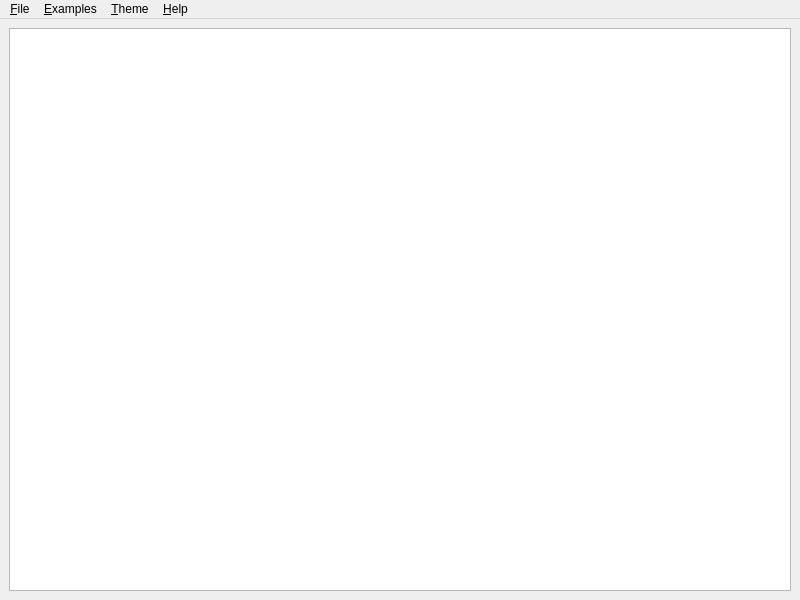
<?xml version="1.0" encoding="UTF-8"?>
<ui version="4.0">
 <class>MainWindow</class>
 <widget class="QMainWindow" name="MainWindow">
  <property name="geometry">
   <rect>
    <x>0</x>
    <y>0</y>
    <width>800</width>
    <height>600</height>
   </rect>
  </property>
  <property name="windowTitle">
   <string>REVIDE</string>
  </property>
  <property name="windowIcon">
   <iconset resource="resources.qrc">
    <normaloff>:/images/necromancer.svg</normaloff>:/images/necromancer.svg</iconset>
  </property>
  <widget class="QWidget" name="centralwidget">
   <layout class="QVBoxLayout" name="verticalLayout">
    <item>
     <widget class="QPlainTextEdit" name="plainTextLog">
      <property name="font">
       <font>
        <family>Lucida Console</family>
       </font>
      </property>
     </widget>
    </item>
   </layout>
  </widget>
  <widget class="QMenuBar" name="menubar">
   <property name="geometry">
    <rect>
     <x>0</x>
     <y>0</y>
     <width>800</width>
     <height>21</height>
    </rect>
   </property>
   <widget class="QMenu" name="menu_Examples">
    <property name="title">
     <string>&amp;Examples</string>
    </property>
   </widget>
   <widget class="QMenu" name="menu_Theme">
    <property name="title">
     <string>&amp;Theme</string>
    </property>
   </widget>
   <widget class="QMenu" name="menu_File">
    <property name="title">
     <string>&amp;File</string>
    </property>
    <addaction name="action_Open"/>
   </widget>
   <widget class="QMenu" name="menu_Help">
    <property name="title">
     <string>&amp;Help</string>
    </property>
    <addaction name="action_About"/>
   </widget>
   <addaction name="menu_File"/>
   <addaction name="menu_Examples"/>
   <addaction name="menu_Theme"/>
   <addaction name="menu_Help"/>
  </widget>
  <action name="action_MinimalExample">
   <property name="text">
    <string>&amp;MinimalExample</string>
   </property>
  </action>
  <action name="actionLight">
   <property name="text">
    <string>Light</string>
   </property>
  </action>
  <action name="actionDark">
   <property name="text">
    <string>Dark</string>
   </property>
  </action>
  <action name="action_Open">
   <property name="text">
    <string>&amp;Open</string>
   </property>
  </action>
  <action name="action_About">
   <property name="text">
    <string>&amp;About</string>
   </property>
  </action>
 </widget>
 <resources>
  <include location="resources.qrc"/>
 </resources>
 <connections/>
</ui>
